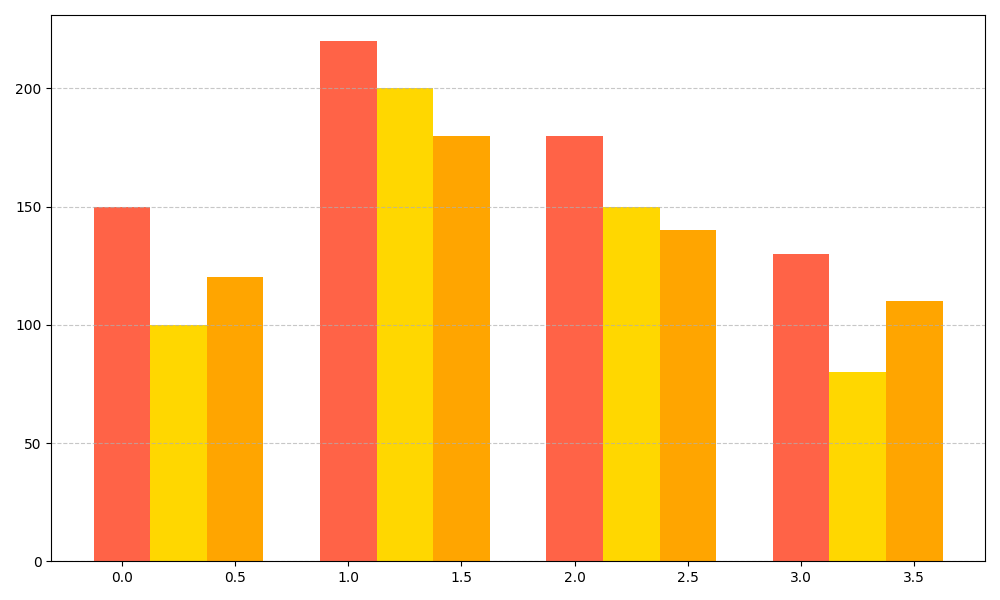

Python code for this plot:
import matplotlib.pyplot as plt
import numpy as np

# Data (in kilograms)
apples_consumption = [150, 220, 180, 130]
bananas_consumption = [100, 200, 150, 80]
oranges_consumption = [120, 180, 140, 110]

# Aggregate data
data = [apples_consumption, bananas_consumption, oranges_consumption]

# Number of seasons
n_seasons = 4

# Define the positions of the bars
x = np.arange(n_seasons)
bar_width = 0.25

# Create the plot
fig, ax = plt.subplots(figsize=(10, 6))

# Plot each fruit's consumption as a separate set of bars
colors = ['#FF6347', '#FFD700', '#FFA500']
for i in range(3):
    bars = ax.bar(x + i * bar_width, data[i], width=bar_width, color=colors[i])
    
    # Remove text labels above the bars

# Remove labels and title
# ax.set_xlabel('Seasons', fontsize=12)
# ax.set_ylabel('Fruit Consumption (kg)', fontsize=12)
# ax.set_title('Annual Fruit Consumption Trends in a Village', fontsize=16, fontweight='bold', pad=15)
# ax.set_xticks(x + bar_width * (n_fruits - 1) / 2)
# ax.set_xticklabels(seasons)

# Add gridlines for better readability
ax.yaxis.grid(True, linestyle='--', alpha=0.7)

# Rotate x-axis labels for better readability
plt.xticks(rotation=0)

# Remove legend
# ax.legend(title='Fruits', fontsize=10)

# Tight layout for better spacing
plt.tight_layout()

# Display the plot
plt.show()
